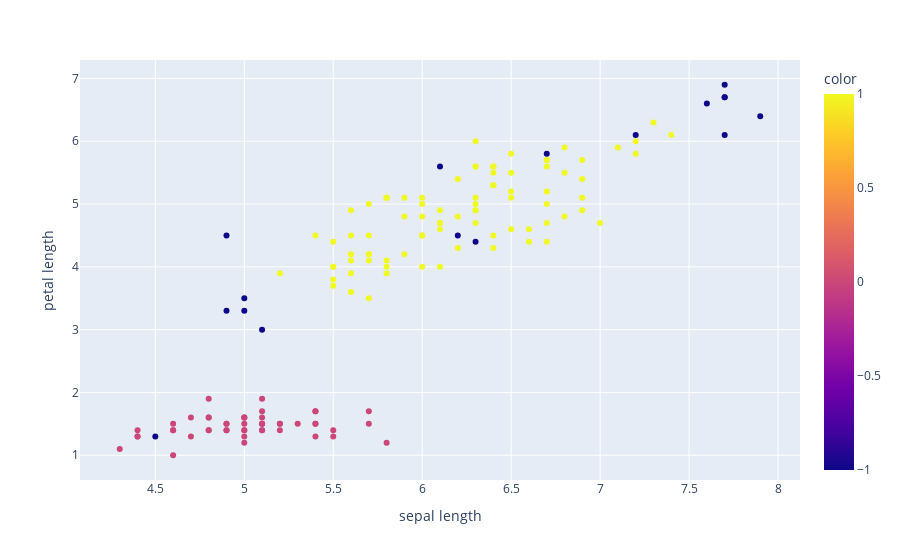

Notebook source saved alongside this figure:
### Code cell
px.scatter(data_frame= data, x = 'sepal length', y = 'petal length',
           color = preds)

### Figure 1 — Plotly figure (JSON) as saved in the notebook; plotly's stock layout.template omitted (floating-point values rounded to 4 significant figures; data arrays with more than 128 entries replaced by an {"elided": "..."} marker saying what was removed)
{"data": [{"hovertemplate": "sepal length=%{x}<br>petal length=%{y}<br>color=%{marker.color}<extra></extra>", "legendgroup": "", "marker": {"color": {"elided": "150 int values"}, "coloraxis": "coloraxis", "symbol": "circle"}, "mode": "markers", "name": "", "orientation": "v", "showlegend": false, "type": "scatter", "x": {"elided": "150 float values"}, "xaxis": "x", "y": {"elided": "150 float values"}, "yaxis": "y"}], "layout": {"coloraxis": {"colorbar": {"title": {"text": "color"}}, "colorscale": [[0, "#0d0887"], [0.1111, "#46039f"], [0.2222, "#7201a8"], [0.3333, "#9c179e"], [0.4444, "#bd3786"], [0.5556, "#d8576b"], [0.6667, "#ed7953"], [0.7778, "#fb9f3a"], [0.8889, "#fdca26"], [1, "#f0f921"]]}, "legend": {"tracegroupgap": 0}, "margin": {"t": 60}, "xaxis": {"anchor": "y", "domain": [0, 1], "title": {"text": "sepal length"}}, "yaxis": {"anchor": "x", "domain": [0, 1], "title": {"text": "petal length"}}}}
